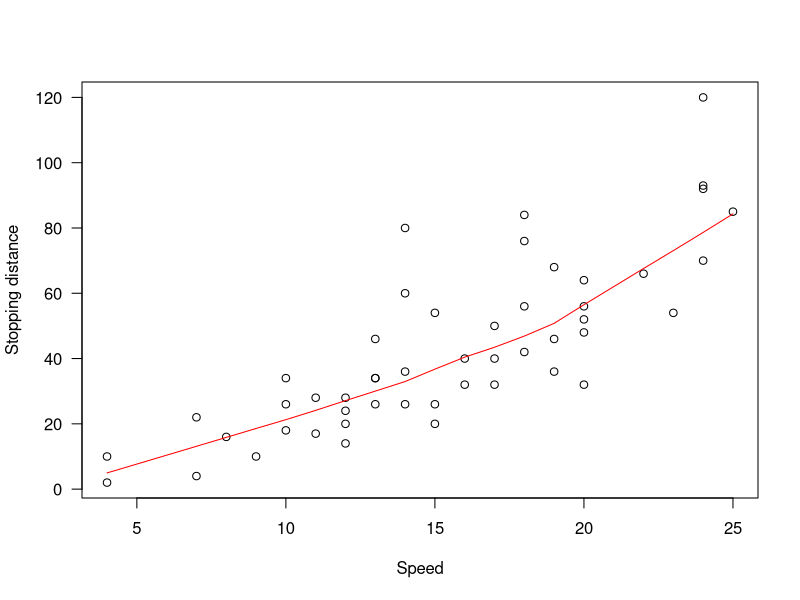

Here is the R script that generated this plot:
## ---- chunk 1
knitr::opts_chunk$set(echo = TRUE)
## ---- chunk 2
    summary(pressure)
## ---- chunk 3
plot(cars, xlab = "Speed", ylab = "Stopping distance", las = 1)
lines(lowess(cars$speed, cars$dist, f = 2/3, iter = 3), col = "red")
## ---- chunk 4
    head(pressure,5)
